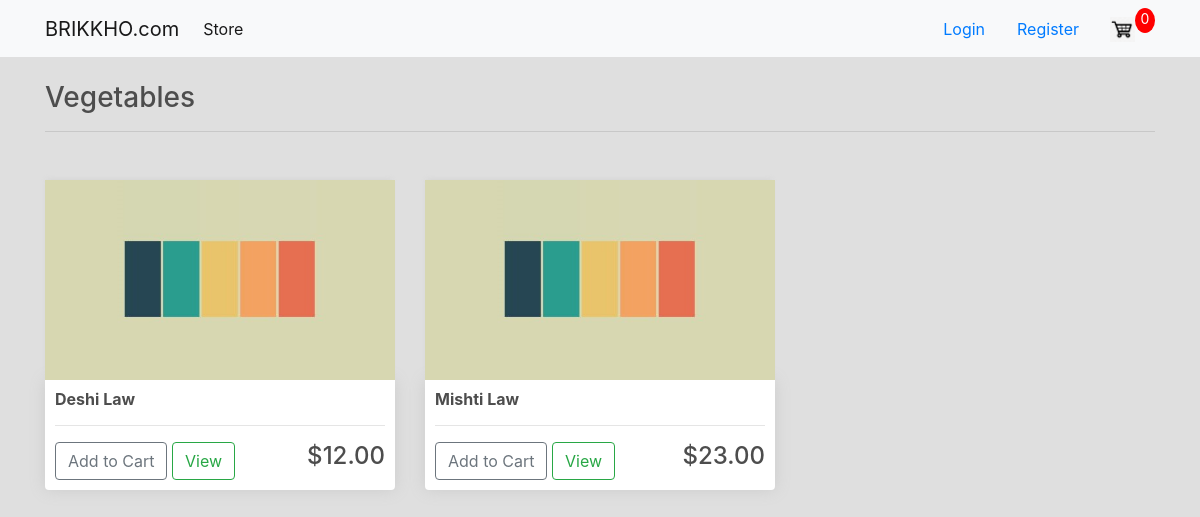
Page /vegetables/ on the committed database.
### store/models.py (models this page shows, shortened)
class Product(models.Model):
    name = models.CharField(max_length=256, null=True)
    price = models.FloatField()
    digital = models.BooleanField(default=False, null=True, blank=False)
    image = models.ImageField(null=True, blank=True)
    product_id = models.CharField(max_length=7, null=True)
    @property
    def imageURL(self):
        try:
            url = self.image.url
        except:
            url = ''
        return url

### store/views.py (the view)
# urls.py: path('vegetables/', views.vegetables, name='vegetables'),
def vegetables(request):
    data = cartData(request)
    cartItems = data['cartItems']
    products = Product.objects.all()
    context = {
        'products': products,
        'cartItems': cartItems,
    }
    return render(request, 'store/vegetables.html', context)

### store/utils.py (called while the page is built, shortened)
def cookieCart(request):
	try:
		cart = json.loads(request.COOKIES['cart'])
	except:
		cart = {}
		print('CART:', cart)
	items = []
	order = {'get_cart_total':0, 'get_cart_items':0, 'shipping':False}
	cartItems = order['get_cart_items']
	return {
        'cartItems': cartItems,
        'order': order,
        'items' :items
    }

def cartData(request):
    if request.user.is_authenticated:
        customer = request.user.customer
        order, created = Order.objects.get_or_create(customer=customer, complete=False)
        items = order.orderitem_set.all()
        cartItems = order.get_cart_items
    else:
        cookieDate = cookieCart(request)
        cartItems = cookieDate['cartItems']
        order = cookieDate['order']
        items = cookieDate['items']
    return {
        'cartItems': cartItems,
        'order': order,
        'items' :items
    }

### store/templates/store/vegetables.html
{% extends 'store/base.html' %}
{% load static %}
{% block content %}
    <h3>Vegetables</h3>
    <hr>
    <div class="row">
        {% for product in products %}
            {% if product.product_id == 'Vg' %}
                <div class="col-lg-4" style="margin-top: 2rem;">
                    <img class="thumbnail" src="{{ product.imageURL }}" alt="">
                    <div class="box-element product">
                        <h6><strong>{{ product.name }}</strong></h6>
                        <hr>
                        <button data-product="{{ product.id }}" data-action="add" class="btn btn-outline-secondary add-btn update-cart">
                            Add to Cart
                        </button>
                        <a class="btn btn-outline-success" href="#">View</a>
                        <h4 style="display: inline-block; float: right;">${{ product.price|floatformat:2 }}</h4>
                    </div>
                </div>
            {% endif %}
        {% endfor %}
    </div>
{% endblock content %}

### static/css/main.css (style rules this page uses)
body { background-color: #dfdfdf; }
h1,h2,h3,h4,h5,h6 { color:hsl(0, 0%, 30%); }
.box-element { box-shadow:hsl(0, 0%, 80%) 0 0 16px; background-color: #fff; border-radius: 4px; padding: 10px; }
.thumbnail { width: 100%; height: 200px; -webkit-box-shadow: -1px -3px 5px -2px rgba(214,214,214,1); -moz-box-shadow: -1px -3px 5px -2px rgba(214,214,214,1); box-shadow: -1px -3px 5px -2px rgba(214,214,214,1); }
.product { border-radius: 0 0 4px 4px; }
.col-lg-4, .col-lg-6, .col-lg-8, .col-lg-12 { margin-top: 10px; }

### rows in the picture
Product: imageURL (placeholder picture), name "Deshi Law", price "12.00"
Product: imageURL (placeholder picture), name "Mishti Law", price "23.00"

### other values in the picture
{{ cartItems }} "0"
